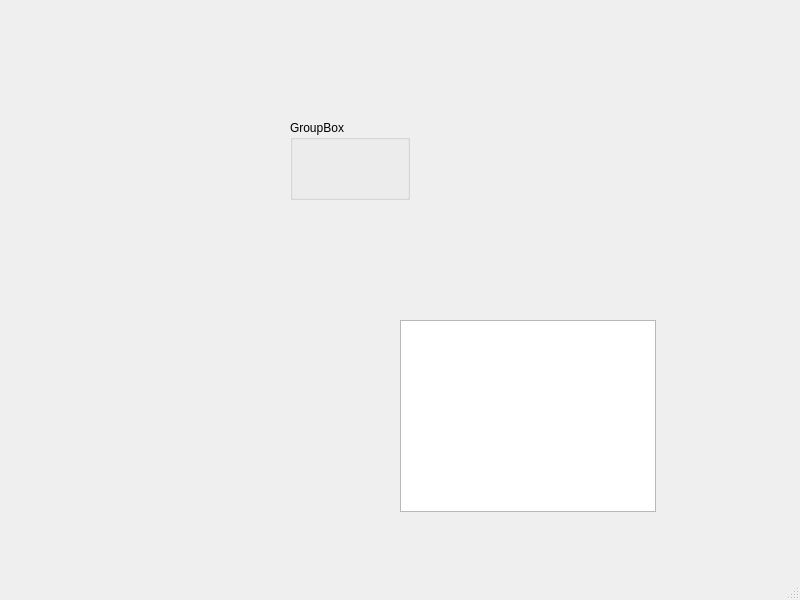
<?xml version="1.0" encoding="UTF-8"?>
<ui version="4.0">
 <class>MainWindow</class>
 <widget class="QMainWindow" name="MainWindow">
  <property name="geometry">
   <rect>
    <x>0</x>
    <y>0</y>
    <width>800</width>
    <height>600</height>
   </rect>
  </property>
  <property name="windowTitle">
   <string>MainWindow</string>
  </property>
  <widget class="QWidget" name="centralwidget">
   <widget class="QGroupBox" name="groupBox">
    <property name="geometry">
     <rect>
      <x>290</x>
      <y>120</y>
      <width>120</width>
      <height>80</height>
     </rect>
    </property>
    <property name="title">
     <string>GroupBox</string>
    </property>
   </widget>
   <widget class="QWidget" name="widget" native="true">
    <property name="geometry">
     <rect>
      <x>300</x>
      <y>280</y>
      <width>120</width>
      <height>80</height>
     </rect>
    </property>
   </widget>
   <widget class="QGraphicsView" name="graphicsView">
    <property name="geometry">
     <rect>
      <x>400</x>
      <y>320</y>
      <width>256</width>
      <height>192</height>
     </rect>
    </property>
    <property name="whatsThis">
     <string>&lt;html&gt;&lt;head/&gt;&lt;body&gt;&lt;p&gt;dfsfsf&lt;/p&gt;&lt;/body&gt;&lt;/html&gt;</string>
    </property>
   </widget>
  </widget>
  <widget class="QMenuBar" name="menubar">
   <property name="geometry">
    <rect>
     <x>0</x>
     <y>0</y>
     <width>800</width>
     <height>22</height>
    </rect>
   </property>
  </widget>
  <widget class="QStatusBar" name="statusbar"/>
 </widget>
 <resources/>
 <connections/>
</ui>
